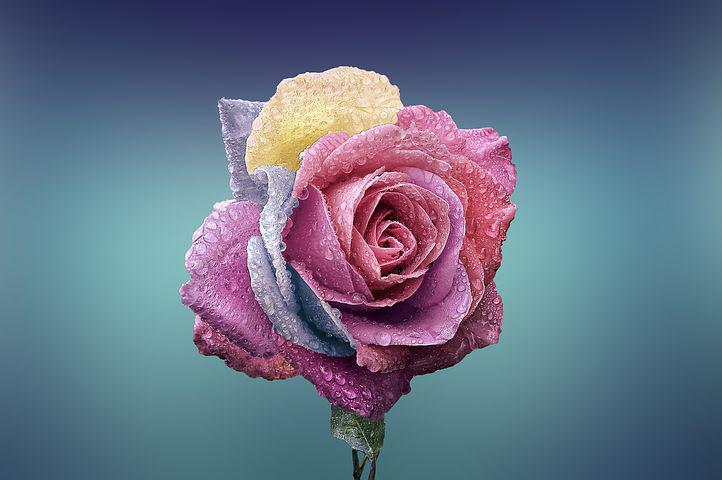
#> input picture week6/photo/1.png, 722 x 480 px, found by its file name
$ python photo_test.py   (older library calls are emulated)
#> lines starting #> are read from the running program, lines starting #| are printed output that depends on the picture; long printed decimals are rounded
from PIL import Image
from numpy import average, dot, linalg

# 对图片进行统一化处理
def get_thum(image, size=(64, 64), greyscale=False):
    # 利用image对图像大小重新设置, Image.ANTIALIAS为高质量的
    image = image.resize(size, Image.ANTIALIAS)
    if greyscale:
        # 将图片转换为L模式，其为灰度图，其每个像素用8个bit表示
        image = image.convert('L')
    return image

# 计算图片的余弦距离
def image_similarity_vectors_via_numpy(image1, image2):
    image1 = get_thum(image1)
    image2 = get_thum(image2)
    images = [image1, image2]
    vectors = []
    norms = []
    for image in images:
        vector = []
        for pixel_tuple in image.getdata():
            vector.append(average(pixel_tuple))
        vectors.append(vector)
        # linalg=linear（线性）+algebra（代数），norm则表示范数
        # 求图片的范数
        norms.append(linalg.norm(vector, 2))
    a, b = vectors
    a_norm, b_norm = norms
    # dot返回的是点积，对二维数组（矩阵）进行计算
    res = dot(a / a_norm, b / b_norm)
    return res

image1 = Image.open('week6/photo/1.png')
#> image1 is the input picture: PIL image 722x480 RGB; mean R, G, B 101.1, 112, 133
image2 = Image.open('week6/photo_filter/1.png')
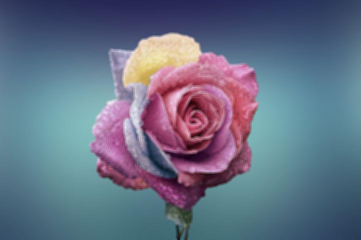
#> input picture week6/photo_filter/1.png, 361 x 240 px, found by its file name
#> image2 is the input picture: PIL image 361x240 RGB; mean R, G, B 101.2, 112.1, 133.1
cosin = image_similarity_vectors_via_numpy(image1, image2)
#> in get_thum, `image = image.resize(size, Image.ANTIALIAS)`:
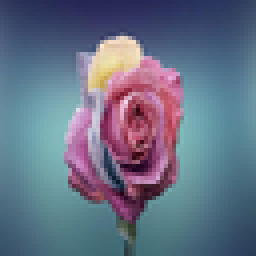
#> image: PIL image 64x64 RGB (shown 4 times larger); mean R, G, B 101.1, 112, 133
#> the loop in image_similarity_vectors_via_numpy, `for image in images:` made 2 passes
#> after the loop in image_similarity_vectors_via_numpy, `for image in images:`: norms = [7726.2, 7725.4]; vectors = 2 items
#> in image_similarity_vectors_via_numpy, `a, b = vectors`: a = 4096 values, max 231 at index 1631, min 21 at index 2655, mean 115.4; b = 4096 values, max 227 at index 1631, min 23.67 at index 2721, mean 115.5
#> in image_similarity_vectors_via_numpy, `a_norm, b_norm = norms`: a_norm = 7726.2; b_norm = 7725.4
#> in image_similarity_vectors_via_numpy, `res = dot(a / a_norm, b / b_norm)`: res = 1
#> cosin = 1
print('图片余弦相似度', cosin)
#| 图片余弦相似度 1
